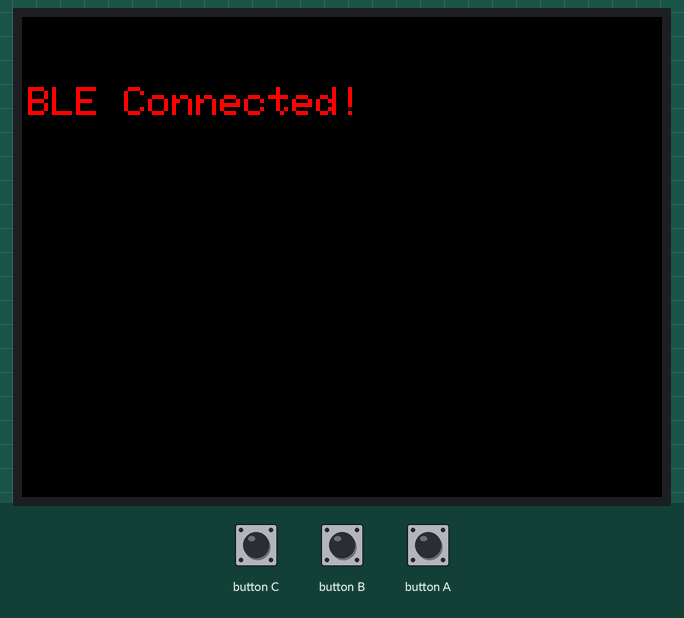
Simulated run of this sketch. Board: ESP32. Parts: 320×240 colour display. The inputs (shaded band) are chosen by the test bench. USB keyboard and mouse output is not drawn.

Above: at 1.4 s.
1.5 s: button C pressed for 0.15 s
At 2.3 s:
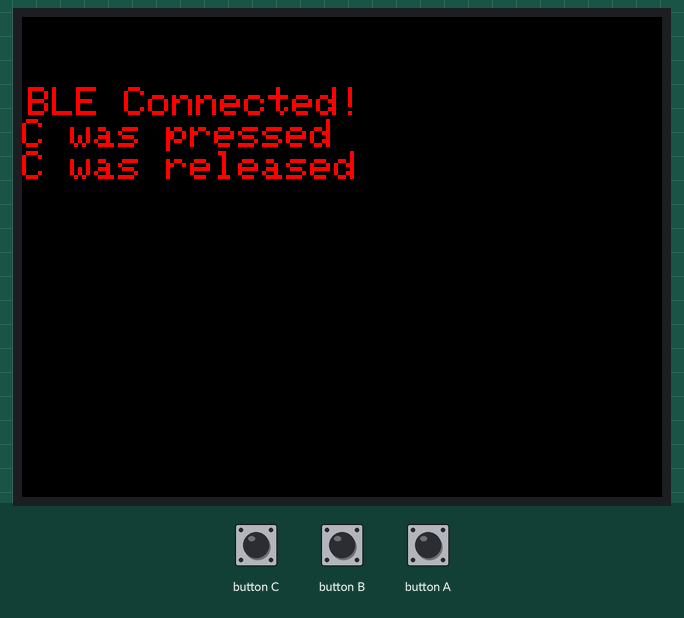
3.1 s: button A pressed for 0.15 s
At 3.5 s:
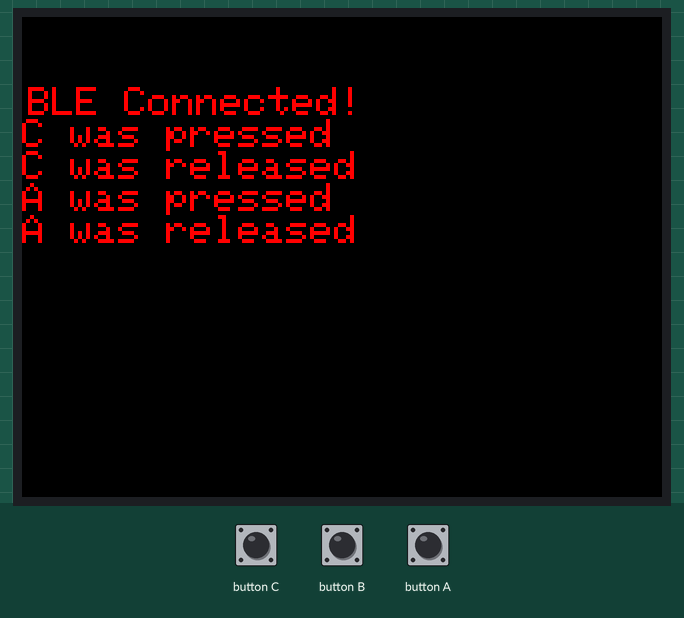
4.7 s: button B pressed for 0.15 s
At 5.9 s:
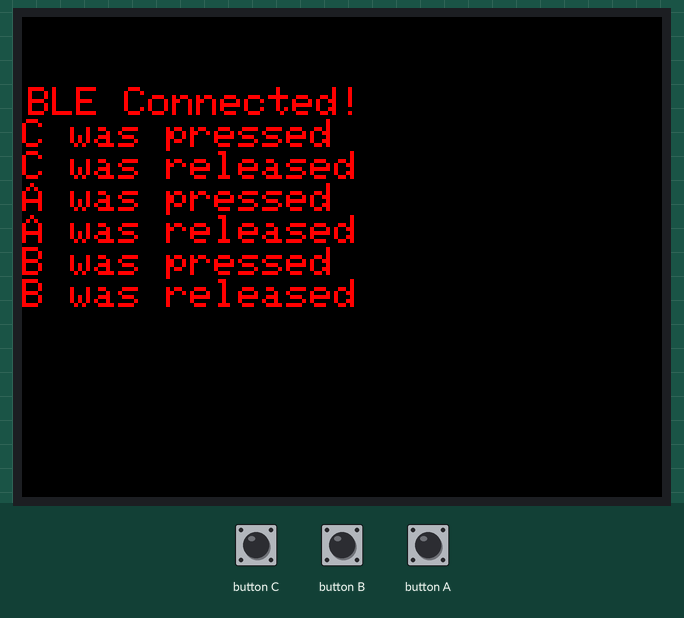
6.3 s: button C pressed for 1 s
At 8.4 s:
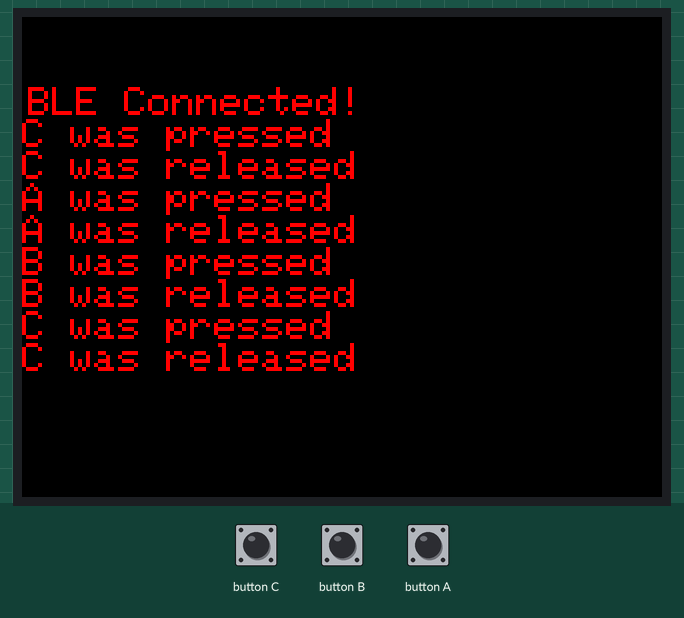
8.8 s: button B pressed for 1 s
At 10.3 s:
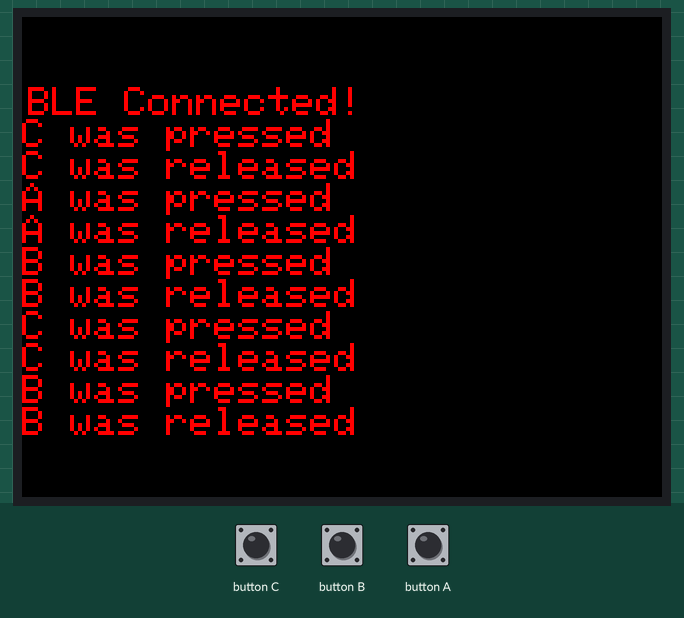
11.3 s: button A pressed for 1 s
At 13.4 s:
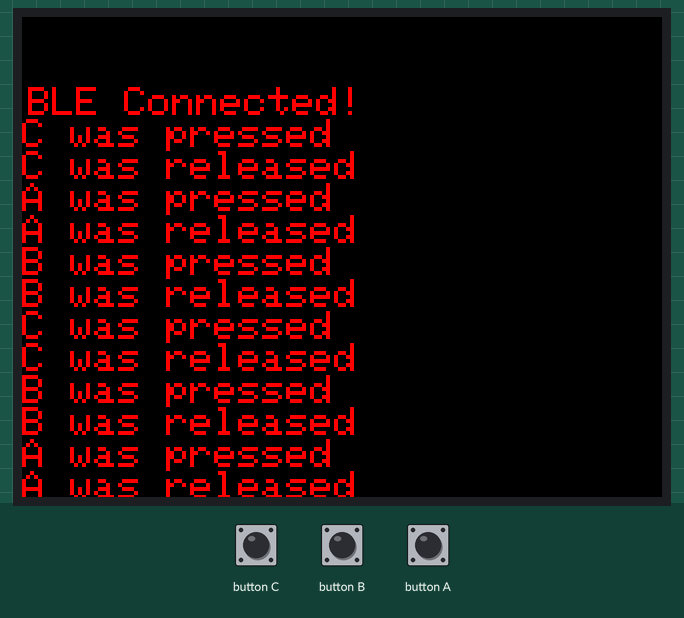
Timing chart, 0 to 14.8 s (numbered marks = the images above; inputs shaded):
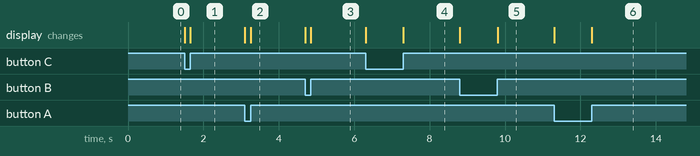

Measured:
- after the input at 1.5 s, the display: first changes at once (image 1 shows a later state)
- after the input at 3.1 s, the display: first changes at once (image 2 shows a later state)
- after the input at 4.7 s, the display: first changes at once (image 3 shows a later state)
- after the input at 6.3 s, the display: first changes at once (image 4 shows a later state)
- after the input at 8.8 s, the display: first changes at once (image 5 shows a later state)
- after the input at 11.3 s, the display: first changes at once (image 6 shows a later state)

The sketch:

m5stack_ble_test.ino
```cpp
#include <M5Stack.h>
#include <BleKeyboard.h>

BleKeyboard bleKeyboard;

// The setup() function runs once each time the micro-controller starts
void setup()
{
  // init lcd, serial, but don't init sd card
  M5.begin(true, false, true);

  /*
    Power chip connected to gpio21, gpio22, I2C device
    Set battery charging voltage and current
    If used battery, please call this function in your project
  */
  M5.Power.begin();

  M5.Lcd.clear(BLACK);
  M5.Lcd.setTextColor(YELLOW);
  M5.Lcd.setTextSize(2);
  M5.Lcd.setCursor(65, 10);
  M5.Lcd.setCursor(3, 35);
  M5.Lcd.setTextColor(RED);

  // bleの初期化
  bleKeyboard.begin();
  while (!bleKeyboard.isConnected()) {
  };
  M5.Lcd.println("BLE Connected!");
}

// Add the main program code into the continuous loop() function
void loop()
{
  // update button state
  M5.update();

  if (M5.BtnA.wasPressed()) {
    M5.Lcd.println("A was pressed");
    bleKeyboard.press('a');
  }
  else if (M5.BtnA.wasReleased()) {
    M5.Lcd.println("A was released");
    bleKeyboard.release('a');
  }

  if (M5.BtnB.wasPressed()) {
    M5.Lcd.println("B was pressed");
    bleKeyboard.press('b');
  }
  else if (M5.BtnB.wasReleased()) {
    M5.Lcd.println("B was released");
    bleKeyboard.release('b');
  }

  if (M5.BtnC.wasPressed()) {
    M5.Lcd.println("C was pressed");
    bleKeyboard.press('c');
  }
  else if (M5.BtnC.wasReleased()) {
    M5.Lcd.println("C was released");
    bleKeyboard.release('c');
  }
}
```
